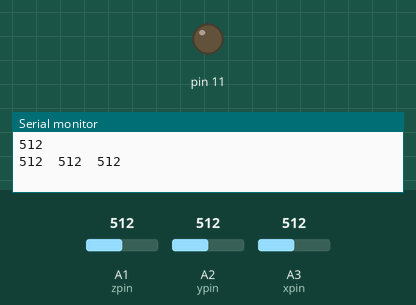
This sketch was run on a simulated Arduino Uno, built with avr-gcc and run on an emulated ATmega328P. Shown: output pins drawn as LEDs (lit = HIGH), the last lines printed to the serial monitor. The test bench sets the inputs (shaded band); at power-on: A2 (ypin) = 512, A1 (zpin) = 512, A3 (xpin) = 512.

Above: at 1.3 s.
1.4 s: A2 (ypin) set to 350
4.3 s: A2 (ypin) set to 317
At 6.8 s:
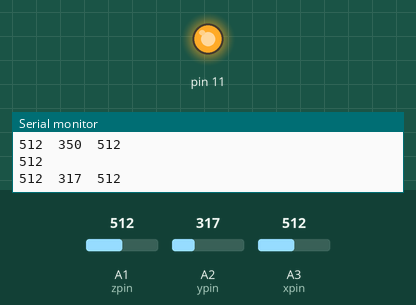
13.9 s: A2 (ypin) set to 325
Timing chart, 0 to 20.6 s (numbered marks = the images above; inputs shaded):
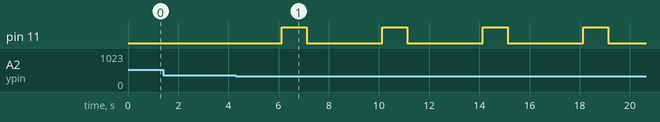

The sketch:

blueacc.ino
```cpp
#include <SoftwareSerial.h>

const int xpin = A3;                  // x-axis of the accelerometer
const int ypin = A2;                  // y-axis
const int zpin = A1;                  // z-axis (only on 3-axis models)

int bluetoothTx = 2;  // TX-O pin of bluetooth mate, Arduino D2
int bluetoothRx = 3;  // RX-I pin of bluetooth mate, Arduino D3

// PIN that the sensor or potentiometer is connected to
//int analogPin = A3;

// Setup the SoftwareSerial connection for our bluemate
SoftwareSerial bluetooth(bluetoothTx, bluetoothRx);

void setup()
{
  Serial.begin(9600);  // Begin the serial monitor at 9600bps - Just so we can see on the serial monitor
 pinMode(11,OUTPUT);
  bluetooth.begin(115200);  // The Bluetooth Mate defaults to 115200bps
  bluetooth.print("$$$");  // Enter command mode
  delay(100);  // Short delay, wait for the Mate to send back CMD
  bluetooth.println("U,9600,N");  // Temporarily Change the baudrate to 9600, no parity
  // 115200 can be too fast at times for NewSoftSerial to relay the data reliably
  bluetooth.begin(9600);  // Start bluetooth serial at 9600
}

void loop()
{
  if(bluetooth.available())  // If the bluetooth sent any characters
  {
    // Send any characters the bluetooth prints to the serial monitor
    // Just informational
    Serial.print((char)bluetooth.read());
  }

   // Simply read the value and print it out via println.  This will send the value as ASCII
  int analogValue = analogRead(xpin);
  bluetooth.println(analogValue);
  // Also prints it to the serial monitor, just informational
  Serial.println(analogValue);
    Serial.print(analogRead(xpin));

  // print a tab between values:
  Serial.print("\t");
  Serial.print(analogRead(ypin));

  // print a tab between values:
  Serial.print("\t");
  Serial.print(analogRead(zpin));
  Serial.println();

 if(analogRead(ypin)<335)
 {
   digitalWrite(11,HIGH);
   delay(1000);
   digitalWrite(11,LOW);
 }
  delay(3000);
}
```

Measured:
- the behaviour switches between 335 and 334 on A2 (ypin) (found by bisection; images 0 and 1)
- after the input at 4.3 s, pin 11: alternates HIGH for 1.0 s and LOW for 3.0 s, starting after 1.8 s
